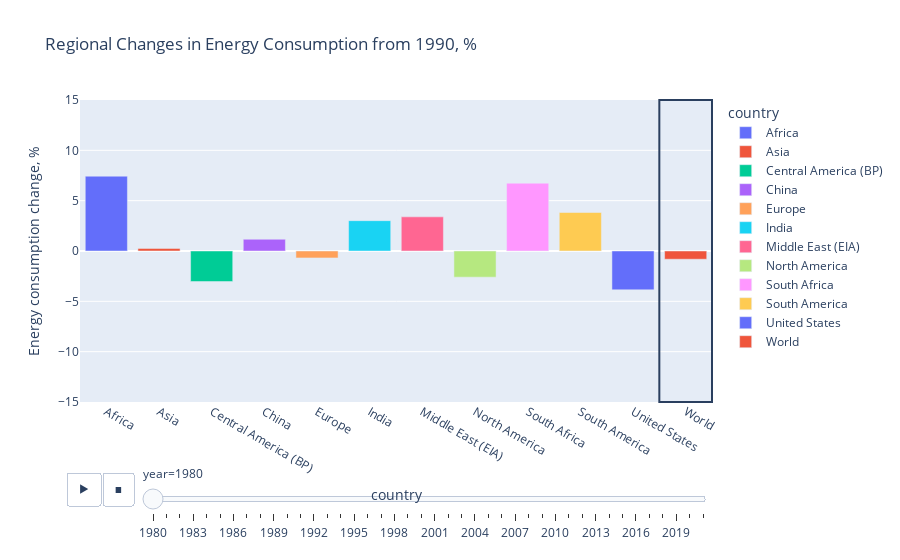

The code cell stored with this chart in its notebook:
### Markdown cell above
### 2. Annual percentage change in energy sources consumption starting year 1980

### Code cell
import plotly.express as px

# Focusing on columns with data on 
wec2 = wec.copy()
wec2 = wec2[wec2.year >= 1980]
wec2_features = [col for col in wec2.columns if '_cons_change_pct' in col] + ['gdp', 'energy_per_gdp', 'energy_per_capita', 'year', 'country']

wec2 = wec2[wec2_features]

# Central America removed due to it is the part of 'South and Central America' value.

regions = ['World', 'Europe', 'North America', 'Central America (BP)', 'South America', 'Africa', 'South Africa', 'Eastern Africa', 'Asia', 'Middle East (EIA)', 'China', 'India', 'United States']

wec2 = wec2[wec2['country'].isin(regions)]

fig = px.bar(wec2,
             x='country', y='energy_cons_change_pct',
             color='country',
             animation_frame='year',
             animation_group='country',
             range_y=[-15, 15],
             labels={'energy_cons_change_pct': 'Energy consumption change, %'}, 
             title='Regional Changes in Energy Consumption from 1990, %')

fig.add_vrect(x0=11.5, x1=10.5)
plt.tight_layout()
fig.show()

### Figure 1 — Plotly figure (JSON) as saved in the notebook; plotly's stock layout.template omitted (floating-point values rounded to 4 significant figures)
{"data": [{"alignmentgroup": "True", "hovertemplate": "country=%{x}<br>year=1980<br>Energy consumption change, %=%{y}<extra></extra>", "ids": ["Africa"], "legendgroup": "Africa", "marker": {"color": "#636efa", "pattern": {"shape": ""}}, "name": "Africa", "offsetgroup": "Africa", "orientation": "v", "showlegend": true, "textposition": "auto", "type": "bar", "x": ["Africa"], "xaxis": "x", "y": [7.432], "yaxis": "y"}, {"alignmentgroup": "True", "hovertemplate": "country=%{x}<br>year=1980<br>Energy consumption change, %=%{y}<extra></extra>", "ids": ["Asia"], "legendgroup": "Asia", "marker": {"color": "#EF553B", "pattern": {"shape": ""}}, "name": "Asia", "offsetgroup": "Asia", "orientation": "v", "showlegend": true, "textposition": "auto", "type": "bar", "x": ["Asia"], "xaxis": "x", "y": [0.256], "yaxis": "y"}, {"alignmentgroup": "True", "hovertemplate": "country=%{x}<br>year=1980<br>Energy consumption change, %=%{y}<extra></extra>", "ids": ["Central America (BP)"], "legendgroup": "Central America (BP)", "marker": {"color": "#00cc96", "pattern": {"shape": ""}}, "name": "Central America (BP)", "offsetgroup": "Central America (BP)", "orientation": "v", "showlegend": true, "textposition": "auto", "type": "bar", "x": ["Central America (BP)"], "xaxis": "x", "y": [-3.034], "yaxis": "y"}, {"alignmentgroup": "True", "hovertemplate": "country=%{x}<br>year=1980<br>Energy consumption change, %=%{y}<extra></extra>", "ids": ["China"], "legendgroup": "China", "marker": {"color": "#ab63fa", "pattern": {"shape": ""}}, "name": "China", "offsetgroup": "China", "orientation": "v", "showlegend": true, "textposition": "auto", "type": "bar", "x": ["China"], "xaxis": "x", "y": [1.167], "yaxis": "y"}, {"alignmentgroup": "True", "hovertemplate": "country=%{x}<br>year=1980<br>Energy consumption change, %=%{y}<extra></extra>", "ids": ["Europe"], "legendgroup": "Europe", "marker": {"color": "#FFA15A", "pattern": {"shape": ""}}, "name": "Europe", "offsetgroup": "Europe", "orientation": "v", "showlegend": true, "textposition": "auto", "type": "bar", "x": ["Europe"], "xaxis": "x", "y": [-0.685], "yaxis": "y"}, {"alignmentgroup": "True", "hovertemplate": "country=%{x}<br>year=1980<br>Energy consumption change, %=%{y}<extra></extra>", "ids": ["India"], "legendgroup": "India", "marker": {"color": "#19d3f3", "pattern": {"shape": ""}}, "name": "India", "offsetgroup": "India", "orientation": "v", "showlegend": true, "textposition": "auto", "type": "bar", "x": ["India"], "xaxis": "x", "y": [3.013], "yaxis": "y"}, {"alignmentgroup": "True", "hovertemplate": "country=%{x}<br>year=1980<br>Energy consumption change, %=%{y}<extra></extra>", "ids": ["Middle East (EIA)"], "legendgroup": "Middle East (EIA)", "marker": {"color": "#FF6692", "pattern": {"shape": ""}}, "name": "Middle East (EIA)", "offsetgroup": "Middle East (EIA)", "orientation": "v", "showlegend": true, "textposition": "auto", "type": "bar", "x": ["Middle East (EIA)"], "xaxis": "x", "y": [3.392], "yaxis": "y"}, {"alignmentgroup": "True", "hovertemplate": "country=%{x}<br>year=1980<br>Energy consumption change, %=%{y}<extra></extra>", "ids": ["North America"], "legendgroup": "North America", "marker": {"color": "#B6E880", "pattern": {"shape": ""}}, "name": "North America", "offsetgroup": "North America", "orientation": "v", "showlegend": true, "textposition": "auto", "type": "bar", "x": ["North America"], "xaxis": "x", "y": [-2.6], "yaxis": "y"}, {"alignmentgroup": "True", "hovertemplate": "country=%{x}<br>year=1980<br>Energy consumption change, %=%{y}<extra></extra>", "ids": ["South Africa"], "legendgroup": "South Africa", "marker": {"color": "#FF97FF", "pattern": {"shape": ""}}, "name": "South Africa", "offsetgroup": "South Africa", "orientation": "v", "showlegend": true, "textposition": "auto", "type": "bar", "x": ["South Africa"], "xaxis": "x", "y": [6.737], "yaxis": "y"}, {"alignmentgroup": "True", "hovertemplate": "country=%{x}<br>year=1980<br>Energy consumption change, %=%{y}<extra></extra>", "ids": ["South America"], "legendgroup": "South America", "marker": {"color": "#FECB52", "pattern": {"shape": ""}}, "name": "South America", "offsetgroup": "South America", "orientation": "v", "showlegend": true, "textposition": "auto", "type": "bar", "x": ["South America"], "xaxis": "x", "y": [3.824], "yaxis": "y"}, {"alignmentgroup": "True", "hovertemplate": "country=%{x}<br>year=1980<br>Energy consumption change, %=%{y}<extra></extra>", "ids": ["United States"], "legendgroup": "United States", "marker": {"color": "#636efa", "pattern": {"shape": ""}}, "name": "United States", "offsetgroup": "United States", "orientation": "v", "showlegend": true, "textposition": "auto", "type": "bar", "x": ["United States"], "xaxis": "x", "y": [-3.857], "yaxis": "y"}, {"alignmentgroup": "True", "hovertemplate": "country=%{x}<br>year=1980<br>Energy consumption change, %=%{y}<extra></extra>", "ids": ["World"], "legendgroup": "World", "marker": {"color": "#EF553B", "pattern": {"shape": ""}}, "name": "World", "offsetgroup": "World", "orientation": "v", "showlegend": true, "textposition": "auto", "type": "bar", "x": ["World"], "xaxis": "x", "y": [-0.818], "yaxis": "y"}], "layout": {"barmode": "relative", "legend": {"title": {"text": "country"}, "tracegroupgap": 0}, "shapes": [{"type": "rect", "x0": 11.5, "x1": 10.5, "xref": "x", "y0": 0, "y1": 1, "yref": "y domain"}], "sliders": [{"active": 0, "currentvalue": {"prefix": "year="}, "len": 0.9, "pad": {"b": 10, "t": 60}, "steps": [{"args": [["1980"], {"frame": {"duration": 0, "redraw": true}, "fromcurrent": true, "mode": "immediate", "transition": {"duration": 0, "easing": "linear"}}], "label": "1980", "method": "animate"}, {"args": [["1981"], {"frame": {"duration": 0, "redraw": true}, "fromcurrent": true, "mode": "immediate", "transition": {"duration": 0, "easing": "linear"}}], "label": "1981", "method": "animate"}, {"args": [["1982"], {"frame": {"duration": 0, "redraw": true}, "fromcurrent": true, "mode": "immediate", "transition": {"duration": 0, "easing": "linear"}}], "label": "1982", "method": "animate"}, {"args": [["1983"], {"frame": {"duration": 0, "redraw": true}, "fromcurrent": true, "mode": "immediate", "transition": {"duration": 0, "easing": "linear"}}], "label": "1983", "method": "animate"}, {"args": [["1984"], {"frame": {"duration": 0, "redraw": true}, "fromcurrent": true, "mode": "immediate", "transition": {"duration": 0, "easing": "linear"}}], "label": "1984", "method": "animate"}, {"args": [["1985"], {"frame": {"duration": 0, "redraw": true}, "fromcurrent": true, "mode": "immediate", "transition": {"duration": 0, "easing": "linear"}}], "label": "1985", "method": "animate"}, {"args": [["1986"], {"frame": {"duration": 0, "redraw": true}, "fromcurrent": true, "mode": "immediate", "transition": {"duration": 0, "easing": "linear"}}], "label": "1986", "method": "animate"}, {"args": [["1987"], {"frame": {"duration": 0, "redraw": true}, "fromcurrent": true, "mode": "immediate", "transition": {"duration": 0, "easing": "linear"}}], "label": "1987", "method": "animate"}, {"args": [["1988"], {"frame": {"duration": 0, "redraw": true}, "fromcurrent": true, "mode": "immediate", "transition": {"duration": 0, "easing": "linear"}}], "label": "1988", "method": "animate"}, {"args": [["1989"], {"frame": {"duration": 0, "redraw": true}, "fromcurrent": true, "mode": "immediate", "transition": {"duration": 0, "easing": "linear"}}], "label": "1989", "method": "animate"}, {"args": [["1990"], {"frame": {"duration": 0, "redraw": true}, "fromcurrent": true, "mode": "immediate", "transition": {"duration": 0, "easing": "linear"}}], "label": "1990", "method": "animate"}, {"args": [["1991"], {"frame": {"duration": 0, "redraw": true}, "fromcurrent": true, "mode": "immediate", "transition": {"duration": 0, "easing": "linear"}}], "label": "1991", "method": "animate"}, {"args": [["1992"], {"frame": {"duration": 0, "redraw": true}, "fromcurrent": true, "mode": "immediate", "transition": {"duration": 0, "easing": "linear"}}], "label": "1992", "method": "animate"}, {"args": [["1993"], {"frame": {"duration": 0, "redraw": true}, "fromcurrent": true, "mode": "immediate", "transition": {"duration": 0, "easing": "linear"}}], "label": "1993", "method": "animate"}, {"args": [["1994"], {"frame": {"duration": 0, "redraw": true}, "fromcurrent": true, "mode": "immediate", "transition": {"duration": 0, "easing": "linear"}}], "label": "1994", "method": "animate"}, {"args": [["1995"], {"frame": {"duration": 0, "redraw": true}, "fromcurrent": true, "mode": "immediate", "transition": {"duration": 0, "easing": "linear"}}], "label": "1995", "method": "animate"}, {"args": [["1996"], {"frame": {"duration": 0, "redraw": true}, "fromcurrent": true, "mode": "immediate", "transition": {"duration": 0, "easing": "linear"}}], "label": "1996", "method": "animate"}, {"args": [["1997"], {"frame": {"duration": 0, "redraw": true}, "fromcurrent": true, "mode": "immediate", "transition": {"duration": 0, "easing": "linear"}}], "label": "1997", "method": "animate"}, {"args": [["1998"], {"frame": {"duration": 0, "redraw": true}, "fromcurrent": true, "mode": "immediate", "transition": {"duration": 0, "easing": "linear"}}], "label": "1998", "method": "animate"}, {"args": [["1999"], {"frame": {"duration": 0, "redraw": true}, "fromcurrent": true, "mode": "immediate", "transition": {"duration": 0, "easing": "linear"}}], "label": "1999", "method": "animate"}, {"args": [["2000"], {"frame": {"duration": 0, "redraw": true}, "fromcurrent": true, "mode": "immediate", "transition": {"duration": 0, "easing": "linear"}}], "label": "2000", "method": "animate"}, {"args": [["2001"], {"frame": {"duration": 0, "redraw": true}, "fromcurrent": true, "mode": "immediate", "transition": {"duration": 0, "easing": "linear"}}], "label": "2001", "method": "animate"}, {"args": [["2002"], {"frame": {"duration": 0, "redraw": true}, "fromcurrent": true, "mode": "immediate", "transition": {"duration": 0, "easing": "linear"}}], "label": "2002", "method": "animate"}, {"args": [["2003"], {"frame": {"duration": 0, "redraw": true}, "fromcurrent": true, "mode": "immediate", "transition": {"duration": 0, "easing": "linear"}}], "label": "2003", "method": "animate"}, {"args": [["2004"], {"frame": {"duration": 0, "redraw": true}, "fromcurrent": true, "mode": "immediate", "transition": {"duration": 0, "easing": "linear"}}], "label": "2004", "method": "animate"}, {"args": [["2005"], {"frame": {"duration": 0, "redraw": true}, "fromcurrent": true, "mode": "immediate", "transition": {"duration": 0, "easing": "linear"}}], "label": "2005", "method": "animate"}, {"args": [["2006"], {"frame": {"duration": 0, "redraw": true}, "fromcurrent": true, "mode": "immediate", "transition": {"duration": 0, "easing": "linear"}}], "label": "2006", "method": "animate"}, {"args": [["2007"], {"frame": {"duration": 0, "redraw": true}, "fromcurrent": true, "mode": "immediate", "transition": {"duration": 0, "easing": "linear"}}], "label": "2007", "method": "animate"}, {"args": [["2008"], {"frame": {"duration": 0, "redraw": true}, "fromcurrent": true, "mode": "immediate", "transition": {"duration": 0, "easing": "linear"}}], "label": "2008", "method": "animate"}, {"args": [["2009"], {"frame": {"duration": 0, "redraw": true}, "fromcurrent": true, "mode": "immediate", "transition": {"duration": 0, "easing": "linear"}}], "label": "2009", "method": "animate"}, {"args": [["2010"], {"frame": {"duration": 0, "redraw": true}, "fromcurrent": true, "mode": "immediate", "transition": {"duration": 0, "easing": "linear"}}], "label": "2010", "method": "animate"}, {"args": [["2011"], {"frame": {"duration": 0, "redraw": true}, "fromcurrent": true, "mode": "immediate", "transition": {"duration": 0, "easing": "linear"}}], "label": "2011", "method": "animate"}, {"args": [["2012"], {"frame": {"duration": 0, "redraw": true}, "fromcurrent": true, "mode": "immediate", "transition": {"duration": 0, "easing": "linear"}}], "label": "2012", "method": "animate"}, {"args": [["2013"], {"frame": {"duration": 0, "redraw": true}, "fromcurrent": true, "mode": "immediate", "transition": {"duration": 0, "easing": "linear"}}], "label": "2013", "method": "animate"}, {"args": [["2014"], {"frame": {"duration": 0, "redraw": true}, "fromcurrent": true, "mode": "immediate", "transition": {"duration": 0, "easing": "linear"}}], "label": "2014", "method": "animate"}, {"args": [["2015"], {"frame": {"duration": 0, "redraw": true}, "fromcurrent": true, "mode": "immediate", "transition": {"duration": 0, "easing": "linear"}}], "label": "2015", "method": "animate"}, {"args": [["2016"], {"frame": {"duration": 0, "redraw": true}, "fromcurrent": true, "mode": "immediate", "transition": {"duration": 0, "easing": "linear"}}], "label": "2016", "method": "animate"}, {"args": [["2017"], {"frame": {"duration": 0, "redraw": true}, "fromcurrent": true, "mode": "immediate", "transition": {"duration": 0, "easing": "linear"}}], "label": "2017", "method": "animate"}, {"args": [["2018"], {"frame": {"duration": 0, "redraw": true}, "fromcurrent": true, "mode": "immediate", "transition": {"duration": 0, "easing": "linear"}}], "label": "2018", "method": "animate"}, {"args": [["2019"], {"frame": {"duration": 0, "redraw": true}, "fromcurrent": true, "mode": "immediate", "transition": {"duration": 0, "easing": "linear"}}], "label": "2019", "method": "animate"}, {"args": [["2020"], {"frame": {"duration": 0, "redraw": true}, "fromcurrent": true, "mode": "immediate", "transition": {"duration": 0, "easing": "linear"}}], "label": "2020", "method": "animate"}, {"args": [["2021"], {"frame": {"duration": 0, "redraw": true}, "fromcurrent": true, "mode": "immediate", "transition": {"duration": 0, "easing": "linear"}}], "label": "2021", "method": "animate"}], "x": 0.1, "xanchor": "left", "y": 0, "yanchor": "top"}], "title": {"text": "Regional Changes in Energy Consumption from 1990, %"}, "updatemenus": [{"buttons": [{"args": [null, {"frame": {"duration": 500, "redraw": true}, "fromcurrent": true, "mode": "immediate", "transition": {"duration": 500, "easing": "linear"}}], "label": "&#9654;", "method": "animate"}, {"args": [[null], {"frame": {"duration": 0, "redraw": true}, "fromcurrent": true, "mode": "immediate", "transition": {"duration": 0, "easing": "linear"}}], "label": "&#9724;", "method": "animate"}], "direction": "left", "pad": {"r": 10, "t": 70}, "showactive": false, "type": "buttons", "x": 0.1, "xanchor": "right", "y": 0, "yanchor": "top"}], "xaxis": {"anchor": "y", "categoryarray": ["Africa", "Asia", "Central America (BP)", "China", "Europe", "India", "Middle East (EIA)", "North America", "South Africa", "South America", "United States", "World"], "categoryorder": "array", "domain": [0, 1], "title": {"text": "country"}}, "yaxis": {"anchor": "x", "domain": [0, 1], "range": [-15, 15], "title": {"text": "Energy consumption change, %"}}}}
